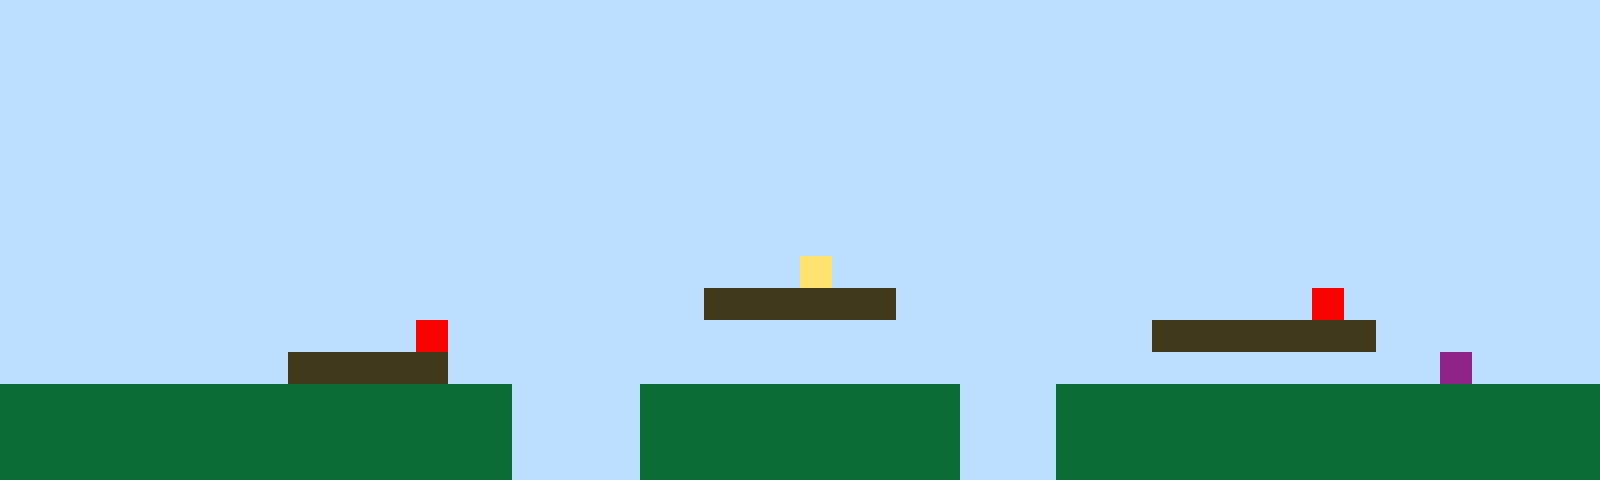

Rendered tile map (Tiled .tmx) drawn with the repository's tilesets; below, a short description and the full map source, tile grids included:
An orthogonal 50x15 tile map with 32x32 px tiles, 1 tile layer (Tile Layer 1).

<map version="1.10" tiledversion="1.11.2" orientation="orthogonal" renderorder="right-up" width="50" height="15" tilewidth="32" tileheight="32" infinite="0" nextlayerid="2" nextobjectid="1"><editorsettings><export target="map1.csv" format="csv" /></editorsettings><tileset firstgid="1" name="sprites" tilewidth="32" tileheight="32" tilecount="6" columns="3"><image source="sprites.png" width="96" height="64" /></tileset><layer id="1" name="Tile Layer 1" width="50" height="15"><data encoding="csv">1,1,1,1,1,1,1,1,1,1,1,1,1,1,1,1,1,1,1,1,1,1,1,1,1,1,1,1,1,1,1,1,1,1,1,1,1,1,1,1,1,1,1,1,1,1,1,1,1,1,1,1,1,1,1,1,1,1,1,1,1,1,1,1,1,1,1,1,1,1,1,1,1,1,1,1,1,1,1,1,1,1,1,1,1,1,1,1,1,1,1,1,1,1,1,1,1,1,1,1,1,1,1,1,1,1,1,1,1,1,1,1,1,1,1,1,1,1,1,1,1,1,1,1,1,1,1,1,1,1,1,1,1,1,1,1,1,1,1,1,1,1,1,1,1,1,1,1,1,1,1,1,1,1,1,1,1,1,1,1,1,1,1,1,1,1,1,1,1,1,1,1,1,1,1,1,1,1,1,1,1,1,1,1,1,1,1,1,1,1,1,1,1,1,1,1,1,1,1,1,1,1,1,1,1,1,1,1,1,1,1,1,1,1,1,1,1,1,1,1,1,1,1,1,1,1,1,1,1,1,1,1,1,1,1,1,1,1,1,1,1,1,1,1,1,1,1,1,1,1,1,1,1,1,1,1,1,1,1,1,1,1,1,1,1,1,1,1,1,1,1,1,1,1,1,1,1,1,1,1,1,1,1,1,1,1,1,1,1,1,1,1,1,1,1,1,1,1,1,1,1,1,1,1,1,1,1,1,1,1,1,1,1,1,1,1,1,1,1,1,1,1,1,1,1,1,1,1,1,1,1,1,1,1,1,1,1,1,1,1,1,1,1,1,1,1,1,1,1,1,1,1,1,1,1,1,1,1,1,1,1,1,1,1,1,1,1,1,1,1,1,1,1,1,1,1,1,1,1,1,1,1,1,1,1,1,1,1,1,1,1,1,1,1,1,1,1,1,1,1,1,1,1,1,1,1,1,1,1,1,1,1,1,1,1,1,1,1,1,1,1,1,1,1,1,4,1,1,1,1,1,1,1,1,1,1,1,1,1,1,1,1,1,1,1,1,1,1,1,1,1,1,1,1,1,1,1,1,1,1,1,1,1,1,1,1,1,1,1,1,1,1,3,3,3,3,3,3,1,1,1,1,1,1,1,1,1,1,1,1,1,5,1,1,1,1,1,1,1,1,1,1,1,1,1,1,1,1,1,1,1,1,1,5,1,1,1,1,1,1,1,1,1,1,1,1,1,1,1,1,1,1,1,1,1,1,3,3,3,3,3,3,3,1,1,1,1,1,1,1,1,1,1,1,1,1,1,1,1,3,3,3,3,3,1,1,1,1,1,1,1,1,1,1,1,1,1,1,1,1,1,1,1,1,1,1,1,1,1,1,1,1,1,1,1,6,1,1,1,1,2,2,2,2,2,2,2,2,2,2,2,2,2,2,2,2,1,1,1,1,2,2,2,2,2,2,2,2,2,2,1,1,1,2,2,2,2,2,2,2,2,2,2,2,2,2,2,2,2,2,2,2,2,2,2,2,2,2,2,2,2,2,2,2,2,2,1,1,1,1,2,2,2,2,2,2,2,2,2,2,1,1,1,2,2,2,2,2,2,2,2,2,2,2,2,2,2,2,2,2,2,2,2,2,2,2,2,2,2,2,2,2,2,2,2,2,1,1,1,1,2,2,2,2,2,2,2,2,2,2,1,1,1,2,2,2,2,2,2,2,2,2,2,2,2,2,2,2,2,2</data></layer></map>
